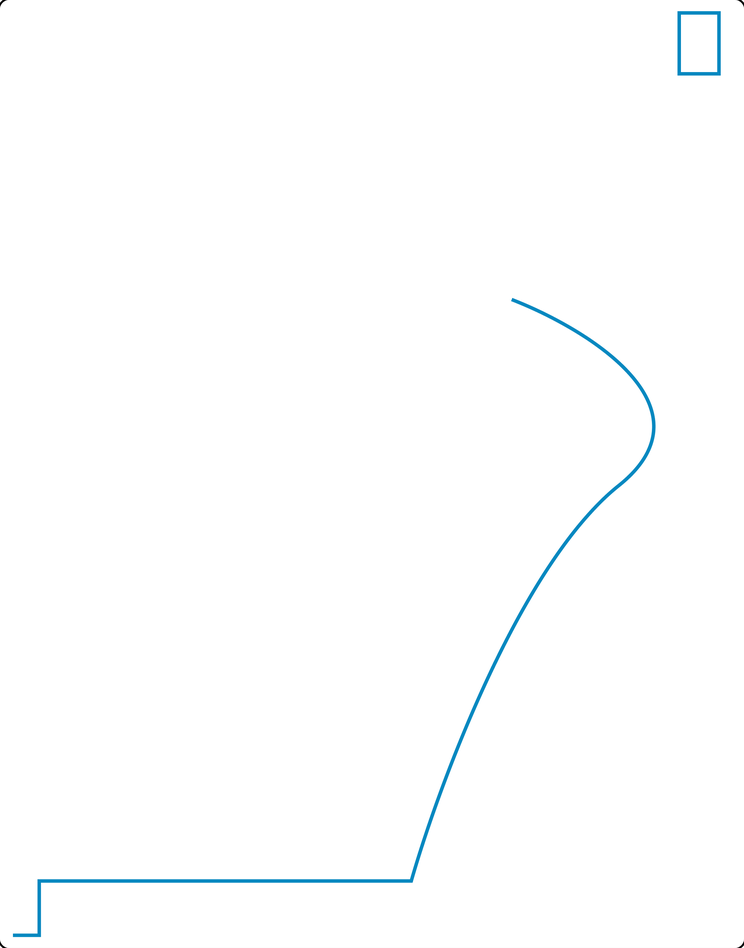
#> input picture rectified_test.png, 744 x 948 px, shrunk from 2135 x 2720 before the run, found by its file name
$ python analyze_rect.py
#> lines starting #> are read from the running program, lines starting #| are printed output that depends on the picture
import cv2
import numpy as np

img = cv2.imread("C:\\Users\\nikhil\\Coding\\CutterProd-microseg\\rectified_test.png", cv2.IMREAD_GRAYSCALE)
#> img: shape (948, 744); min 0, max 255, mean 253.9
if img is not None:
    # check where the black lines are in the rectified image
    edges = cv2.Canny(img, 50, 150)
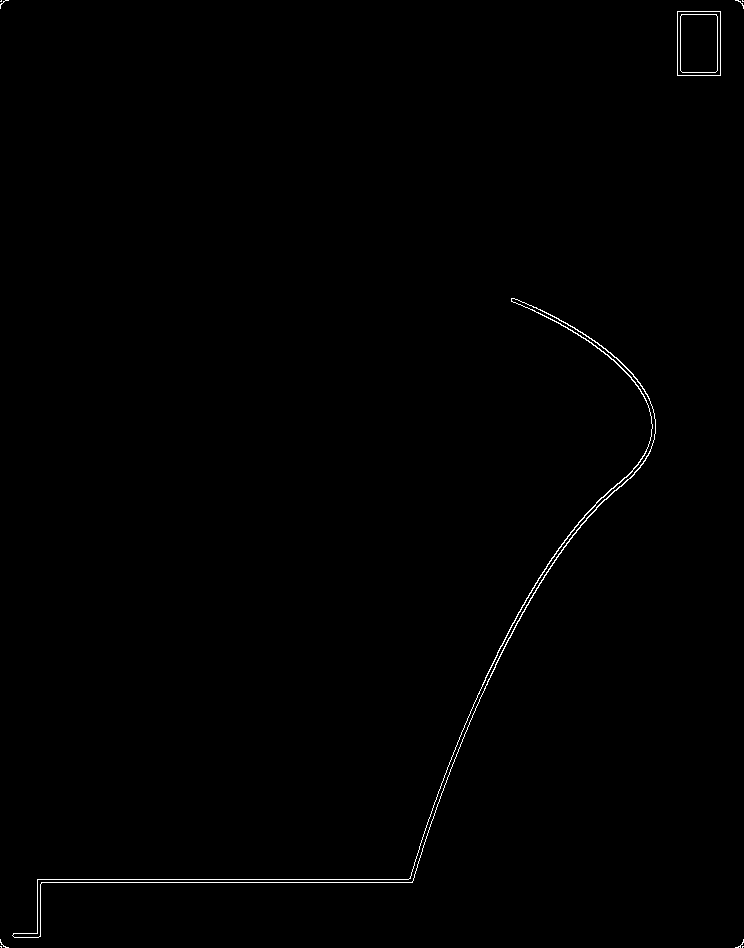
#> edges: shape (948, 744); 0.44% white in thin lines or dots
    # find lines
    lines = cv2.HoughLinesP(edges, 1, np.pi/180, 100, minLineLength=500, maxLineGap=20)
#> lines = None
    if lines is not None:
        for line in lines[:20]:
            x1, y1, x2, y2 = line[0]
            print(f"Line: ({x1}, {y1}) to ({x2}, {y2})")
    else:
        print("No lines found in rectified test image.")
